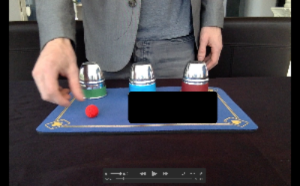
#> input picture balls/one/Screen Shot 2017-05-24 at 18.30.00.png, 300 x 186 px
$ python ball_test.py
#> lines starting #> are read from the running program, lines starting #| are printed output that depends on the picture; after the words box and inside, x2 and y2 are one past the last pixel; in counts of white or black regions, pixels touching at a corner belong together
import numpy as np
import cv2
from matplotlib import pyplot as plt
import cups_colored as cc
import handfeatures as hf
import os


lowerball = np.array([0,175,170],np.uint8)
upperball = np.array([10,255,255],np.uint8)
lowerball2 = np.array([170,175,170],np.uint8)
upperball2 = np.array([181,255,255],np.uint8)
calibrateArea=[0,0]


def show(frame):
    cv2.imshow('show',frame)
    cv2.waitKey(0)


def ball_mask(frame):
    # convert to hsv colorspace
    converted = cv2.cvtColor(frame, cv2.COLOR_BGR2HSV)
    #remove small errors in background
    mask1 = cv2.inRange(converted, lowerball, upperball)
    mask2 = cv2.inRange(converted, lowerball2, upperball2)
    mask=mask1|mask2
    mask=cv2.erode(mask,None,5)
    mask=cv2.dilate(mask,None,7)
    mask = cv2.medianBlur(mask,3)
   # show(mask)
    return mask

def maxInscribedCircle(cnt):
    maxdist=-1
    (x, y, w, h) = cv2.boundingRect(cnt)
    for i in range(x,x+w):
        for j in range(y,y+h):
            dist=cv2.pointPolygonTest(cnt, (i,j), True)
            if (dist>maxdist):
                maxdist=dist
                center=(i,j)
    return center,maxdist


def testball(frame):
    num=0
    mask=ball_mask(frame)
    copymask=np.copy(mask)
    gray = cv2.cvtColor(frame, cv2.COLOR_BGR2GRAY)
    (cnts, cmask) = cv2.findContours(mask, cv2.RETR_EXTERNAL,cv2.CHAIN_APPROX_SIMPLE)
    locs=[]
    i=0;
    for c in cnts:
        (x, y, w, h) = cv2.boundingRect(c)
        area=cv2.contourArea(c)/(frame.shape[0]*frame.shape[1])
        if area>0.0005:
            i+=1
            center,radius=maxInscribedCircle(c)
            score=cv2.contourArea(c)/(3.14*radius**2)
          #  print(score)
            t=[2.5,1.87]
            if( score> t[0] ):
                num+=3
            elif( score>t[1]):
                num+=2
            else:
                calibrateArea[0]+=cv2.contourArea(c)
                calibrateArea[1]+=1
                num+=1
    #show(frame)
    show(copymask)
    return num%4,score

def testball2(frame):
    num=0
    mask=ball_mask(frame)
    copymask=np.copy(mask)
    gray = cv2.cvtColor(frame, cv2.COLOR_BGR2GRAY)
    (cnts, cmask) = cv2.findContours(mask, cv2.RETR_EXTERNAL,cv2.CHAIN_APPROX_SIMPLE)
    locs=[]
    i=0;
    for c in cnts:
        (x, y, w, h) = cv2.boundingRect(c)
        area=cv2.contourArea(c)/(frame.shape[0]*frame.shape[1])
        if area>0.0005:
            i+=1
            center,radius=maxInscribedCircle(c)
            score=calibrateArea[1]*cv2.contourArea(c)/calibrateArea[0]
           # print(score)
            t=[2.22,1.26]
            if( score> t[0] ):
                num+=3
            elif( score>t[1]):
                num+=2
            else:
                num+=1
    return num%4,score


def resize(frame,width):
    h,w,d=frame.shape
    frame=cv2.resize(frame,(width,int(width*h/w)))
    return frame

def load_images_from_folder(folder):
#> called with folder = 'balls/one'
    images = []
    for filename in os.listdir(folder):
        img = cv2.imread(os.path.join(folder,filename))
#> img is the input picture: shape (186, 300, 3); mean B, G, R 70.4, 66.1, 70.4
        if img is not None:
            img=resize(img,300)
            cv2.imwrite(os.path.join(folder,filename),img)
            images.append(img)
    return images


folders=["one","two","three"]
results=np.zeros((3,3))
mean=0
for f in [0,1,2]:
    scores=[]
    for i in load_images_from_folder("balls/"+folders[f]):
        r=testball(i)
#> in ball_mask, `converted = cv2.cvtColor(frame, cv2.COLOR_BGR2HSV)`: converted: shape (186, 300, 3); mean H, S, V 92.6, 50.3, 78.7
#> in ball_mask, `mask1 = cv2.inRange(converted, lowerball, upperball)`:
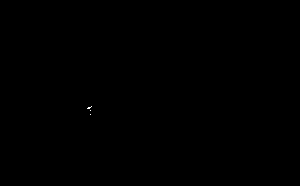
#> mask1: shape (186, 300); 0.02% white in thin lines or dots, all inside (x1, y1, x2, y2) = (87, 106, 92, 115)
#> in ball_mask, `mask2 = cv2.inRange(converted, lowerball2, upperball2)`:
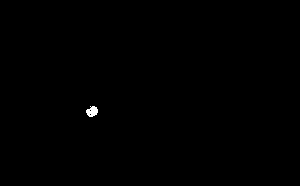
#> mask2: shape (186, 300); 0.17% white; 1 white region, box (x1, y1, x2, y2) and area: (86, 106, 98, 117) 93
#> in ball_mask, `mask=mask1|mask2`: mask: shape (186, 300); 0.18% white; 1 white region, box (x1, y1, x2, y2) and area: (86, 106, 98, 117) 102
#> in ball_mask, `mask=cv2.erode(mask,None,5)`: mask: shape (186, 300); 0.11% white; 1 white region, box (x1, y1, x2, y2) and area: (87, 107, 97, 116) 60
#> in ball_mask, `mask = cv2.medianBlur(mask,3)`: mask: shape (186, 300); 0.18% white; 1 white region, box (x1, y1, x2, y2) and area: (86, 106, 98, 117) 100
#> in testball, `gray = cv2.cvtColor(frame, cv2.COLOR_BGR2GRAY)`:
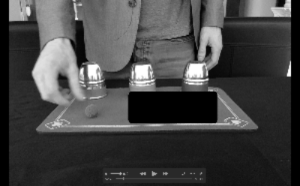
#> gray: shape (186, 300); min 0, max 255, mean 67.9
#> (the run stopped early here; a loop or call above may not have finished)
